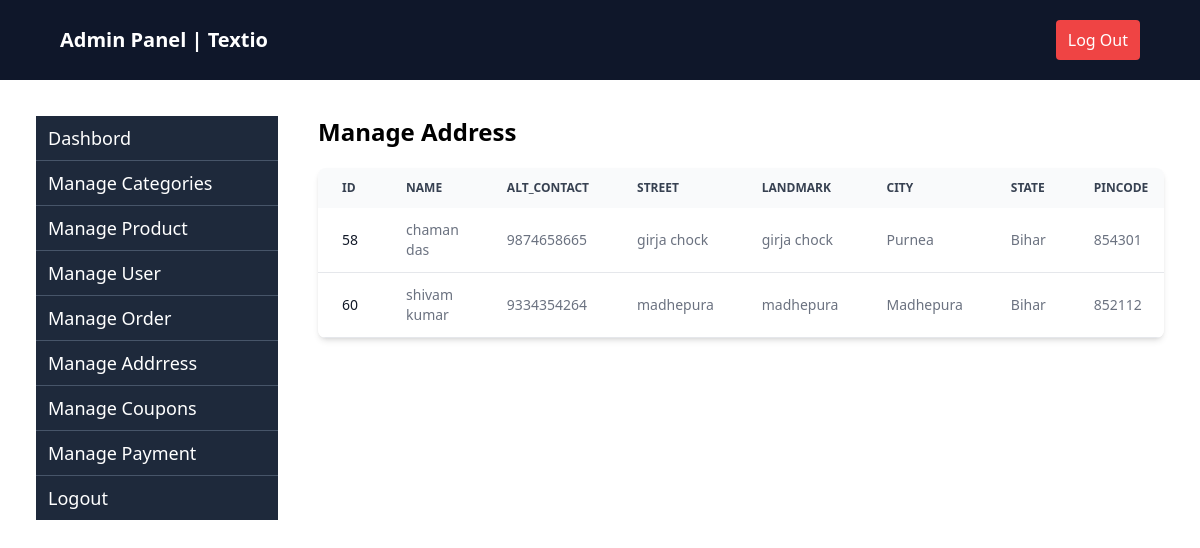
Screenshot of /manage-address/ (signed in) with the database file from the repository.
### apptextio/models.py (models this page shows, shortened)
class Address(models.Model):
    user = models.ForeignKey(User, on_delete=models.CASCADE)
    name = models.CharField(max_length=200)
    alt_contact = models.CharField(max_length=10)
    street = models.CharField(max_length=200)
    landmark = models.CharField(max_length=200)
    city = models.CharField(max_length=200 , choices=(('Purnea','Purnea'),('Madhepura','Madhepura'),('Katihar','Katihar'),('Bhagelpur','Bhagelpur'),('Patna','Patna'),))
    state = models.CharField(max_length=200, choices=(('Bihar','Bihar'),('Up','Up'),('Jharkhand','Jharkhand'),('Punjab','Punjab'),('Haryana','Haryana'),))
    pincode = models.CharField(max_length=200)
    type = models.CharField(max_length=200, choices=(("Home","Home"),("Office","Office")))

### apptextio/admin_views.py (the view)
# urls.py: path("manage-address/",saveAddress,name="manageaddress"),
def saveAddress(request):
    addresses  = Address.objects.filter(user = request.user)
    return render(request, 'admin/manage_address.html', {'addresses':addresses})

### apptextio/templates/admin/manage_address.html (shortened to what this page needs)
{% extends "admin/admin_base.html" %}
{% block content %}
<div class="flex flex-1 justify-between items-center">
    <h2 class="text-2xl font-semibold ">Manage Address</h2>
</div>
<div class="relative overflow-x-auto shadow-md sm:rounded-lg mt-5">
    <table class="w-full text-sm text-left rtl:text-right text-gray-500 dark:text-gray-400">
        <thead class="text-xs text-gray-700 uppercase bg-gray-50 dark:bg-gray-700 dark:text-gray-400">
            <tr>
                <th scope="col" class="px-6 py-3">
                    Id
                </th>
                <th scope="col" class="px-6 py-3">Name</th>
                <th scope="col" class="px-6 py-3">Alt_contact</th>
                <th scope="col" class="px-6 py-3">Street</th>
                <th scope="col" class="px-6 py-3">Landmark</th>
                <th scope="col" class="px-6 py-3">City</th>
                <th scope="col" class="px-6 py-3">State</th>
                <th scope="col" class="px-6 py-3">Pincode</th>
            </tr>
        </thead>
        <tbody>
            {% for address in addresses %}
            <tr class="bg-white border-b dark:bg-gray-800 dark:border-gray-700 hover:bg-gray-50 dark:hover:bg-gray-600">
                <th scope="row" class="px-6 py-3 font-medium text-gray-900 whitespace-nowrap dark:text-white">
                    {{ address.id }}
                </th>
                <td class="px-6 py-3 text-sm">{{address.name}}</td>
                <td class="px-6 py-3 text-sm">{{address.alt_contact}}</td>
                <td class="px-6 py-3 text-sm ">{{ address.street }}</td>
                <td class="px-6 py-3 text-sm">{{address.landmark }}</td>
                <td class="px-6 py-3 text-sm">{{address.city }}</td>
                <td class="px-6 py-3 text-sm">{{address.state }}</td>
                <td class="px-6 py-3 text-sm">{{address.pincode }}</td>
            </tr>
            {% empty %}
            <tr>
                <td colspan="3" class="px-6 py-4 text-center text-gray-500 dark:text-gray-400">
                    No Address found.
                </td>
            </tr>
            {% endfor %}
        </tbody>
    </table>
</div>
{% endblock %}

### rows the page displays
Address: id "58", name "chaman das", alt_contact "9874658665", street "girja chock", landmark "girja chock", city "Purnea", state "Bihar", pincode "854301"
Address: id "60", name "shivam kumar", alt_contact "9334354264", street "madhepura", landmark "madhepura", city "Madhepura", state "Bihar", pincode "852112"
